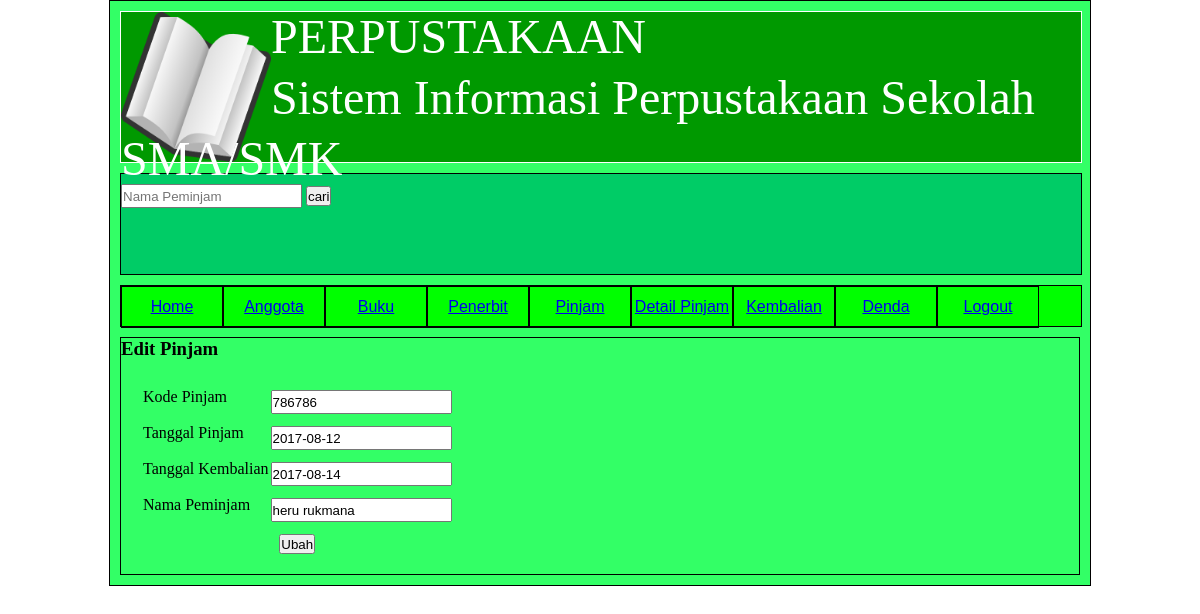
Screenshot of /editpinjam.php?kd=786786 with the database file from the repository.
### tables this page shows
CREATE TABLE IF NOT EXISTS `pinjam` (
  `Kdpinjam` int(6) NOT NULL,
  `Tglpinjam` date NOT NULL,
  `Tglkembali` date NOT NULL,
  `Nmpinjam` varchar(20) NOT NULL,
  PRIMARY KEY (`Kdpinjam`)
);

### editpinjam.php (the view, shortened to what this page needs)
<!DOCTYPE html>
<html>
<head>
	<link rel="stylesheet" type="text/css" href="desain.css">
</head>
<body>
<div class="wrapper">
	<div class="header">
	<div class="gambar1"><img src="gambar/Sistem_Informasi_Perpustakaan_Online.png" width="150" height="150"></div>
	<font size="70">PERPUSTAKAAN</font><br>
    <font size="30">Sistem Informasi Perpustakaan Sekolah SMA/SMK</font>
	</div>
    <div class="cari">
<form method="post" action="">
	<input type="text" name="nl" placeholder="Nama Peminjam" class="tet">
	<input type="submit" name="cari" value="cari" class="btn"><br>
</form>
</div>
<div class="menu">
	<ul>
		<li><a href="home.php">Home</a></li>
		<li><a href="anggota.php">Anggota</a></li>
		<li><a href="buku.php">Buku</a></li>
		<li><a href="penerbit.php">Penerbit</a></li>
		<li><a href="pinjam.php">Pinjam</a></li>
		<li><a href="detail.php">Detail Pinjam</a></li>
		<li><a href="kembalian.php">Kembalian</a></li>
		<li><a href="denda.php">Denda</a></li>
		<li><a href="login.php">Logout</a></li>
	</ul>
	</div>
	<div class="content"> <h3>Edit Pinjam</h3> <br>
	<form method="post" action="">
	<?php
$kode=$_GET['kd'];
$edit=mysql_query("SELECT*FROM pinjam WHERE Kdpinjam='$kode'");
$data=mysql_fetch_array($edit);
	echo"<table>
	<tr>
		<td>Kode Pinjam</td>  <td><input type='text' name='a' class='ip' value='".$data['Kdpinjam']. "'><br></td></tr>
        <tr><td>Tanggal Pinjam</td> <td><input type='text' name='b' class='ip' value='".$data['Tglpinjam']. "'><br></td></tr>
		<tr><td>Tanggal Kembalian</td> <td><input type='text' name='c' class='ip' value='".$data['Tglkembali']. "'><br></td></tr>
		<tr><td>Nama Peminjam</td> <td><input type='text' name='d' class='ip' value='".$data['Nmpinjam']. "'><br></td></tr>
		<tr><td colspan='2'><center><input type='submit' name='update' value='Ubah' class='kr'></center><br></td></tr>
	</table>"?>
</form>
	 </div>
	 </div>
	 </body>
</html>

### desain.css (style rules this page uses)
* { margin:0%; padding: 0%; }
.wrapper { width: 80%; margin:0px auto; height: auto; border:1px solid; padding: 10px; background:#33FF66; }
.header { width: 100%; height: 150px; border:1px solid; margin-bottom: 10px; text-align: left; font-size:; background:#009900; color:white; line-height: 50px; }
.cari { width: 100%; height: 100px; border:1px solid; margin-bottom: 10px; background:#00CC66; }
.menu { width: 100%; height: 40px; border:1px solid; background:#00FF00; font-family:Arial, Helvetica, sans-serif; margin-bottom: 10px; }
.menu ul li { list-style: none; width: 100px; height: 40px; border:1px solid; float: left; text-align: center; line-height: 40px; color:; }
.content { height: auto; width: auto; border:1px solid; }
.gambar1 { float: left; height:100px; width:150px; }
input { height: 20px; margin-top: 10px; }
table { margin-left: 20px; }

### rows the page displays
pinjam: a "786786", b "2017-08-12", c "2017-08-14", d "heru rukmana"
